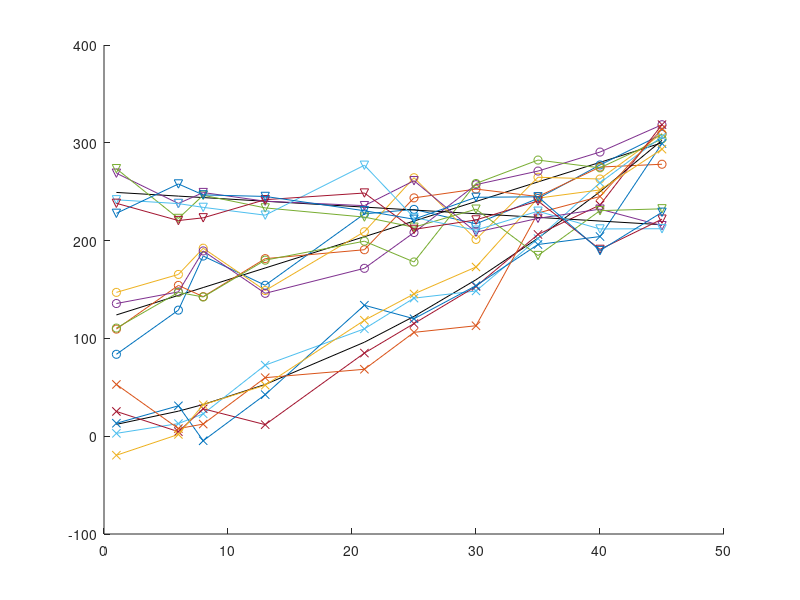

Reproduce this figure in MATLAB.
mu=0
sig=20;

X=[1,6,8,13,21,25,30,35,40,45];

Y1=120+4*X;
Y1_1=Y1+normrnd(mu,sig,[1,10]);
Y1_2=Y1+normrnd(mu,sig,[1,10]);
Y1_3=Y1+normrnd(mu,sig,[1,10]);
Y1_4=Y1+normrnd(mu,sig,[1,10]);
Y1_5=Y1+normrnd(mu,sig,[1,10]);
hold on;
plot(X,Y1,'k')
plot(X,Y1_1,'o-');
plot(X,Y1_2,'o-');
plot(X,Y1_3,'o-');
plot(X,Y1_4,'o-');
plot(X,Y1_5,'o-');


Y2=10+2*X+0.1*X.*X;
Y2_1=Y2+normrnd(mu,sig,[1,10]);
Y2_2=Y2+normrnd(mu,sig,[1,10]);
Y2_3=Y2+normrnd(mu,sig,[1,10]);
Y2_4=Y2+normrnd(mu,sig,[1,10]);
Y2_5=Y2+normrnd(mu,sig,[1,10]);

hold on;
plot(X,Y2,'k')
plot(X,Y2_1,'x-');
plot(X,Y2_2,'x-');
plot(X,Y2_3,'x-');
plot(X,Y2_4,'x-');
plot(X,Y2_5,'x-');

Y3=250-0.75*X;
Y3_1=Y3+normrnd(mu,sig,[1,10]);
Y3_2=Y3+normrnd(mu,sig,[1,10]);
Y3_3=Y3+normrnd(mu,sig,[1,10]);
Y3_4=Y3+normrnd(mu,sig,[1,10]);
Y3_5=Y3+normrnd(mu,sig,[1,10]);


hold on;
plot(X,Y3,'k');
plot(X,Y3_1,'v-');
plot(X,Y3_2,'v-');
plot(X,Y3_3,'v-');
plot(X,Y3_4,'v-');
plot(X,Y3_5,'v-');